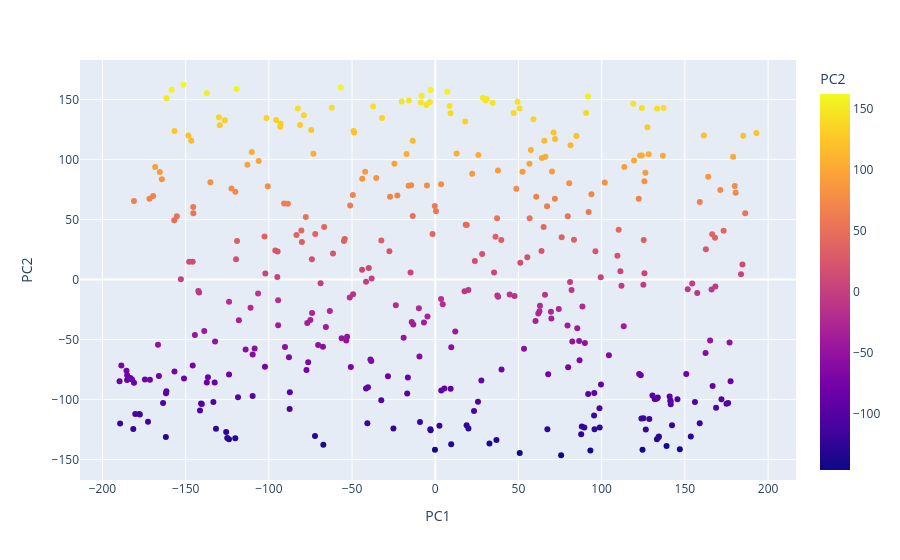

Notebook source saved alongside this figure:
### Code cell
import plotly.express as px
features2 = ['Role','Companies','Location','Experience','Skills','Company Size','Eligibility Criteria','Enrollment Type','Salary','Min Salary','Max Salary','min_experience', 'max_experience' ]
y1 = data1.loc[:, features2].values
pca2 = PCA(n_components=2)
components = pca2.fit_transform(y1)
fig = px.scatter(components, x=0, y=1, color=1,labels={'0': 'PC1', '1': 'PC2'})
fig.show()

### Figure 1 — Plotly figure (JSON) as saved in the notebook; plotly's stock layout.template omitted (floating-point values rounded to 4 significant figures; data arrays with more than 128 entries replaced by an {"elided": "..."} marker saying what was removed)
{"data": [{"hovertemplate": "PC1=%{x}<br>PC2=%{marker.color}<extra></extra>", "legendgroup": "", "marker": {"color": {"elided": "388 float values"}, "coloraxis": "coloraxis", "symbol": "circle"}, "mode": "markers", "name": "", "orientation": "v", "showlegend": false, "type": "scatter", "x": {"elided": "388 float values"}, "xaxis": "x", "y": {"elided": "388 float values"}, "yaxis": "y"}], "layout": {"autosize": true, "coloraxis": {"colorbar": {"title": {"text": "PC2"}}, "colorscale": [[0, "#0d0887"], [0.1111, "#46039f"], [0.2222, "#7201a8"], [0.3333, "#9c179e"], [0.4444, "#bd3786"], [0.5556, "#d8576b"], [0.6667, "#ed7953"], [0.7778, "#fb9f3a"], [0.8889, "#fdca26"], [1, "#f0f921"]]}, "legend": {"tracegroupgap": 0}, "margin": {"t": 60}, "xaxis": {"anchor": "y", "autorange": true, "domain": [0, 1], "range": [-213.0, 216.3], "title": {"text": "PC1"}, "type": "linear"}, "yaxis": {"anchor": "x", "autorange": true, "domain": [0, 1], "range": [-170.3, 186.3], "title": {"text": "PC2"}, "type": "linear"}}}
